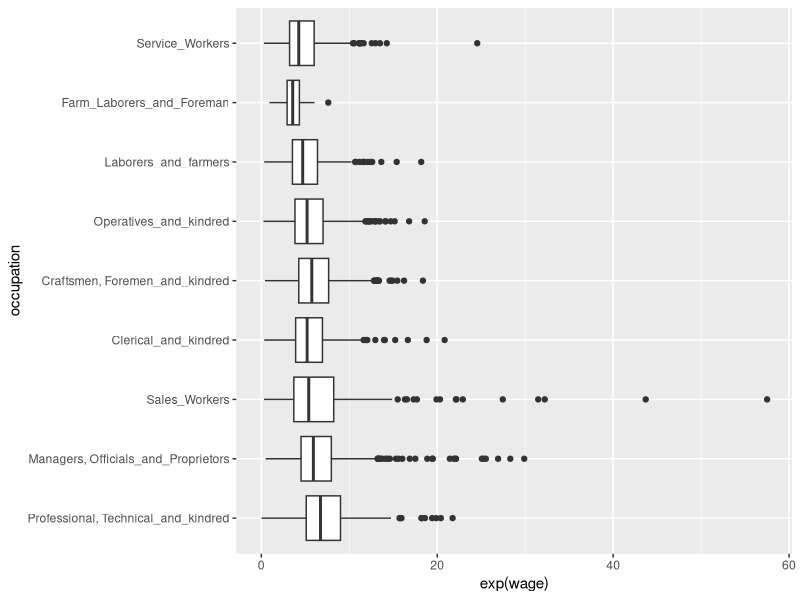
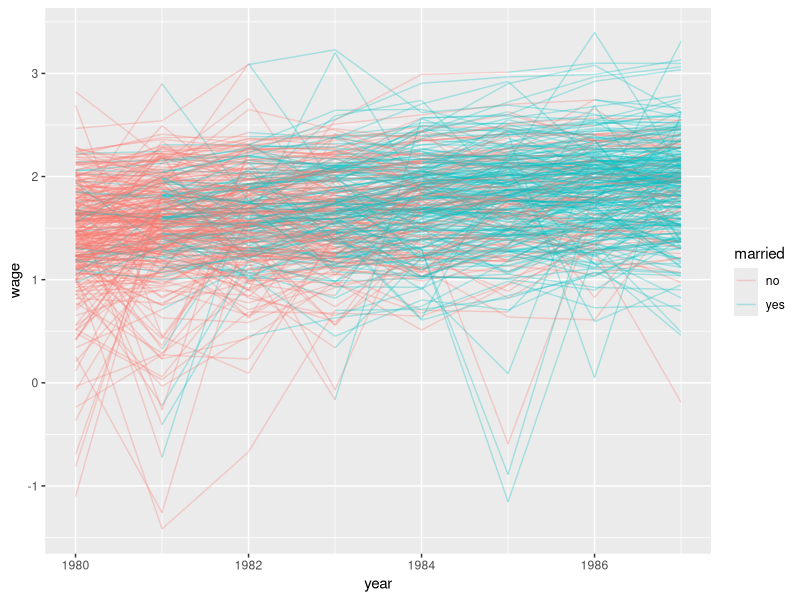
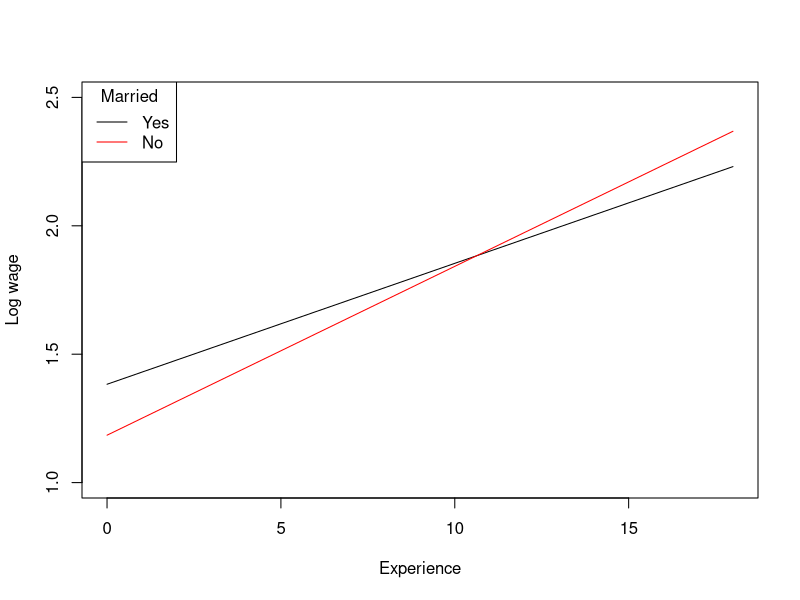

These figures' R source, in order:
library(lme4)
library(arm)
library(plm)
library(effects)
library(ggplot2)
library(dplyr)

data(Males)
str(Males)
summary(Males)
View(Males)

ggplot(Males, aes(y = exp(wage))) + geom_boxplot(aes(x=occupation)) + coord_flip()

Males2 <- Males %>% group_by(nr) %>%
  mutate(ch_married = married != lag(married))

Males2 %>% group_by(nr) %>%
  filter(any(ch_married == 1)) %>%
  ggplot(aes(x = year, y = wage, colour = married)) + geom_line(aes(group = nr), alpha = 0.3)

xtabs(~ch_married, Males2)

p1 <- plm(wage ~  exper + married, data = Males, index = c('nr', 'year'))
summary(p1)

p2 <- plm(wage ~  married, data = Males, index = c('nr', 'year'), effect = 'twoways', model = 'random')
summary(p2)
exp(.061)

l1 <- lmer(wage ~ married + school + union + exper*married + (1+exper|nr) + (1|year), data = Males )
summary(l1)

#plot(Effect(c('exper','married'), l1, se=FALSE), confint=FALSE)
# Very slow!
# So do it 'by hand' using predict

plot(0:18, predict(l1, newdata=data.frame(married='yes', school=11.8, union='no', exper=0:18, nr=5262, year=1984), 
                   allow.new.levels=TRUE), type='l', ylab='Log wage', xlab='Experience', ylim=c(1,2.5))
lines(0:18, predict(l1, newdata=data.frame(married='no', school=11.8, union='no', exper=0:18, nr=5262, year=1984), 
                   allow.new.levels=TRUE), type='l', col='red')
legend('topleft', col=c('black','red'), lty=1, legend=c('Yes','No'), title='Married')


Males.com <- Males[complete.cases(Males), ]
l1 <- lm(wage ~ married, data = Males.com)
s1 <- step(l1, scope = ~ married + school + exper + union + ethn + industry + occupation + residence, direction='forward')

s1
summary(s1)

pfinal <- plm(wage ~ married + school + exper + union + ethn + industry + occupation + residence, data = Males, index = c('nr', 'year'), model = 'random')
summary(pfinal)
